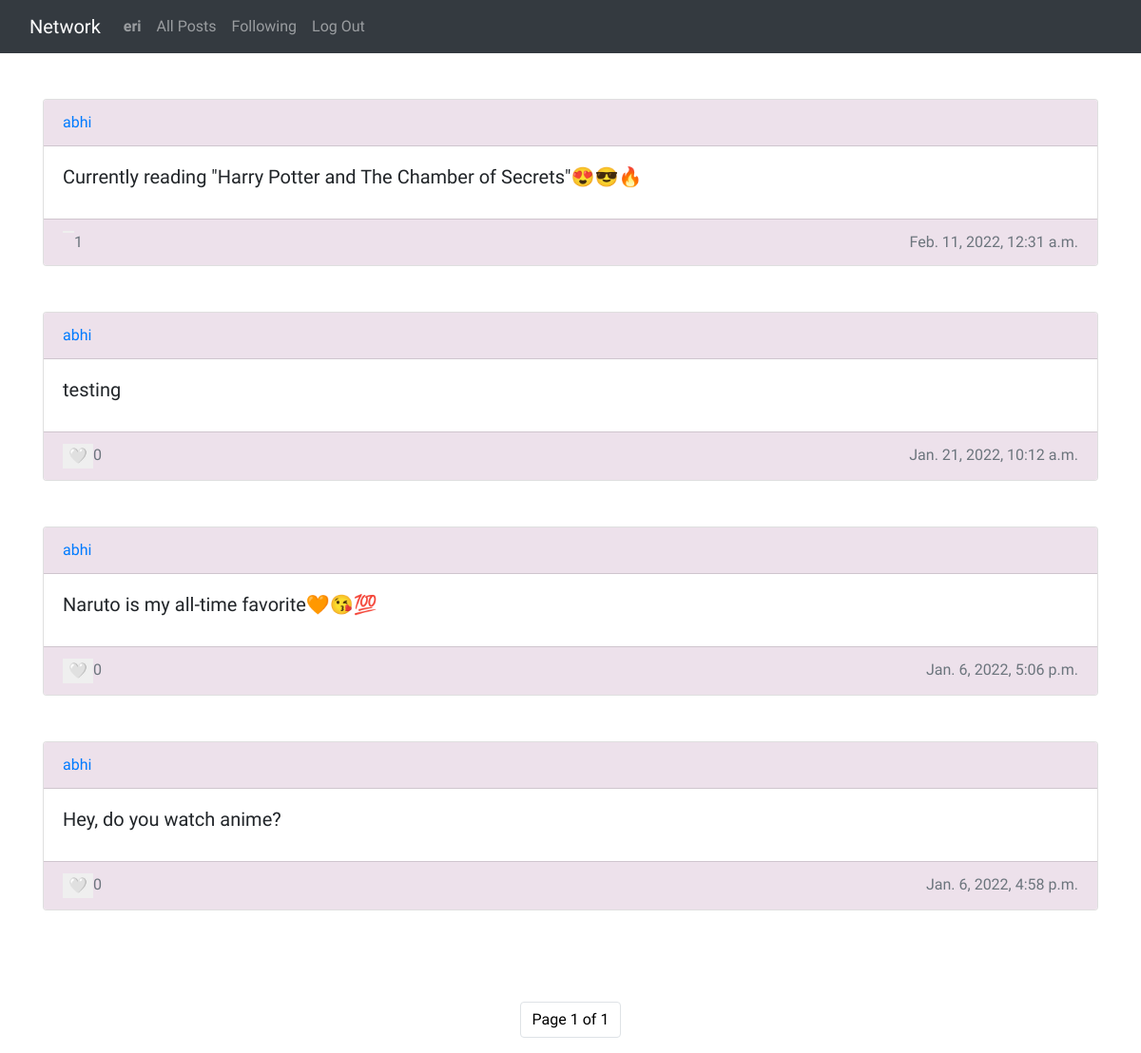
/profile/abhi (signed in), run on an earlier commit of the app's database.
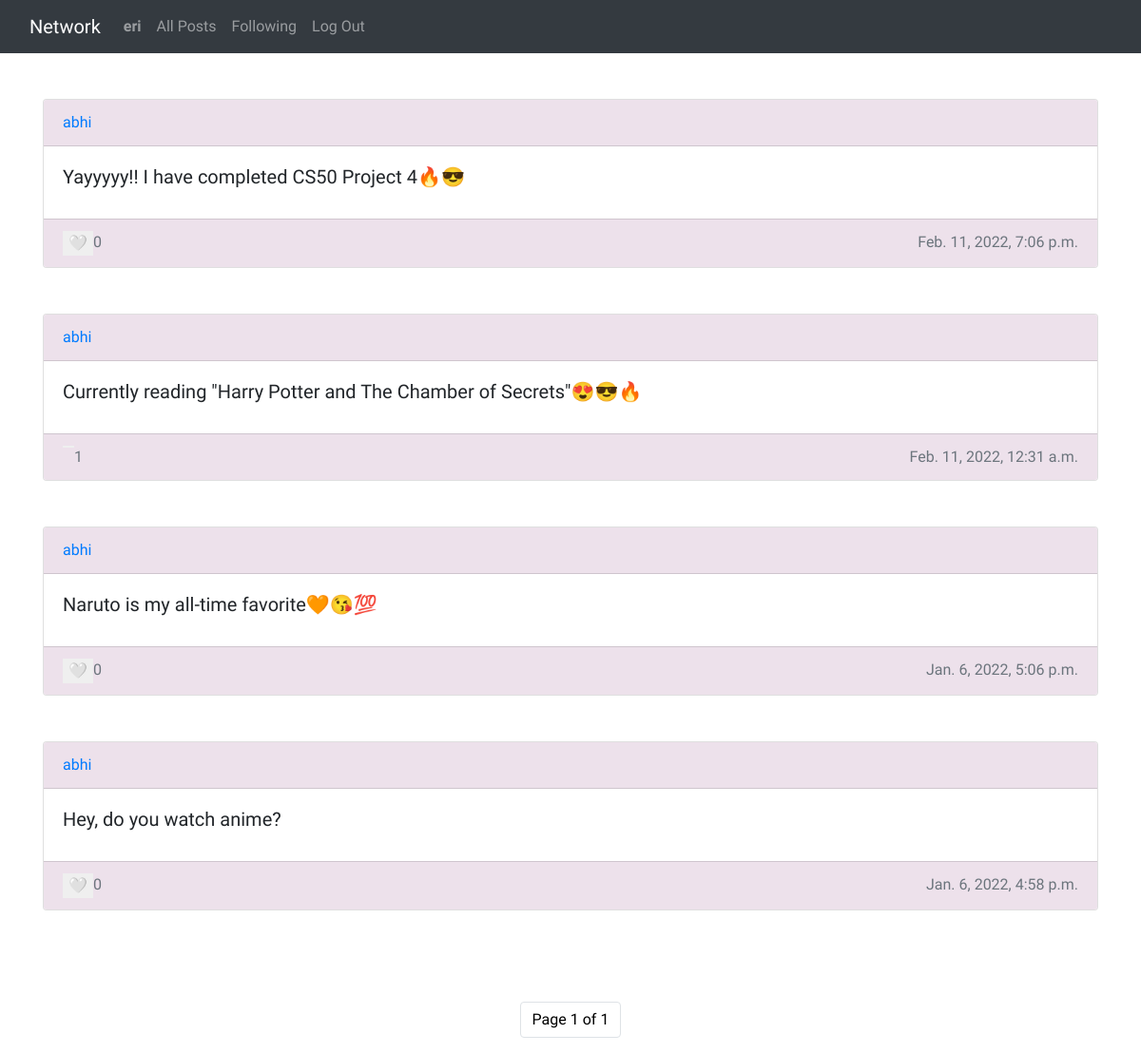
And on a later commit of the database.
### network/models.py (models this page shows, shortened)
class Post(models.Model):
    user = models.ForeignKey('User', on_delete = models.CASCADE, related_name = "author")
    content = models.CharField(max_length = 255)
    date = models.DateTimeField(default = timezone.now)
    likes = models.ManyToManyField('User', related_name = "users_who_liked", default = None)

class User(AbstractUser):
    pass

### network/views.py (the view)
# urls.py: path("profile/<str:user>", views.profile, name="profile"),
@login_required
def profile(request, user):
    profile_user = User.objects.filter(username = user).first()
    current_user = request.user
    followers = len(Follow.objects.filter(following = profile_user))
    following = len(Follow.objects.filter(follower = profile_user))
    posts = Post.objects.filter(user = profile_user).order_by('-date')
    paginator = Paginator(posts, 10)
    page_number = request.GET.get('page')
    page_obj = paginator.get_page(page_number)
    print(profile_user, current_user)
    is_following = Follow.objects.filter(follower = current_user, following = profile_user)
    if(is_following):
        follow_state = True
        return render(request, 'network/profile.html', {
            "username": profile_user,
            "followers": followers,
            "following": following,
            "page_obj": page_obj,
            "posts": posts,
            "follow_state":follow_state
        })
    else:
        follow_state = False
        return render(request, 'network/profile.html', {
            "username": profile_user,
            "followers": followers,
            "following": following,
            "page_obj": page_obj,
            "posts": posts,
            "follow_state":follow_state
        })

### network/templates/network/profile.html (shortened to what this page needs)
{% extends "network/layout.html" %}
{% load static %}
{% block body %}
    <div class="container my-5">
        {% for post in page_obj %}
            <div class="card ">
                <div class="card-header">
                    <a href="{% url 'profile' post.user %}">{{post.user.username}}</a>
                </div>
                <div class="card-body">
                    <h5 class="card-title">{{ post.content }}</h5>
                </div>
                <div class="card-footer text-muted" >
                    {% if request.user in post.likes.all  %}
                        <button
                            id="post-likes-{{post.id}}"
                            data-like-status="liked"
                            data-id="{{post.id}}"
                            class="like-post"
                            style="float: left; cursor: pointer; border: none; outline: none;">
                        </button>
                    {% else %}
                        <button
                            id="post-likes-{{post.id}}"
                            data-like-status="unliked"
                            data-id="{{post.id}}"
                            class="like-post"
                            style="float: left; cursor: pointer; border: none; outline: none;"
                        >
                        &#129293;</button>
                    {% endif %}
                    <span id="post-likes-count-{{post.id}}">{{ post.likes.count }}</span>
                    <span style="float: right;">{{ post.date }}</span>
                </div>
            </div>
            <br><br>
       {% endfor %}
    </div>
    <ul class="pagination justify-content-center">
        <li class="current page-item">
            <span class="page-link" style="color: black;">Page {{ page_obj.number }} of {{ page_obj.paginator.num_pages }}</span>
        </li>
      </ul>
{% endblock %}

What changed in the data, as far as the page shows it:
removed Post: user.username "abhi", content "testing", likes.count "0", date "Jan. 21, 2022, 10:12 a.m."
added Post: user.username "abhi", content "Yayyyyy!! I have completed CS50 Project 4🔥😎", likes.count "0", date "Feb. 11, 2022, 7:06 p.m."
